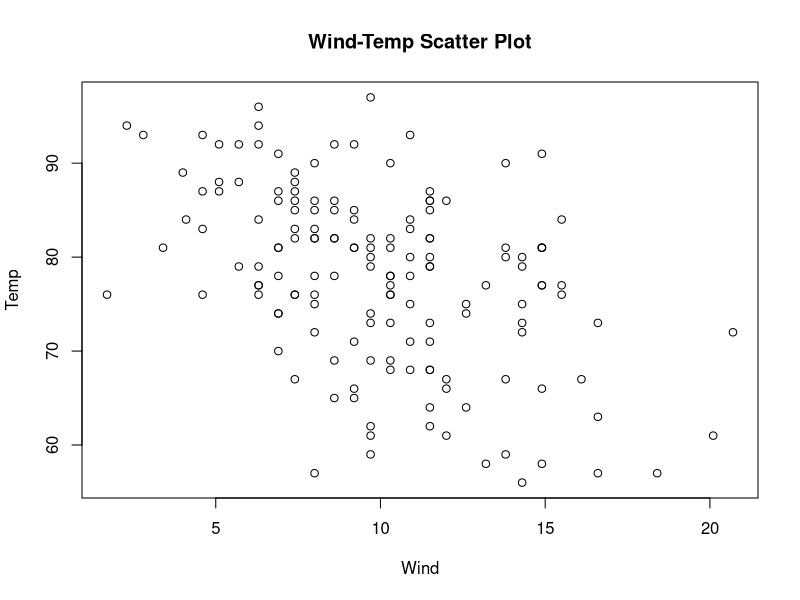
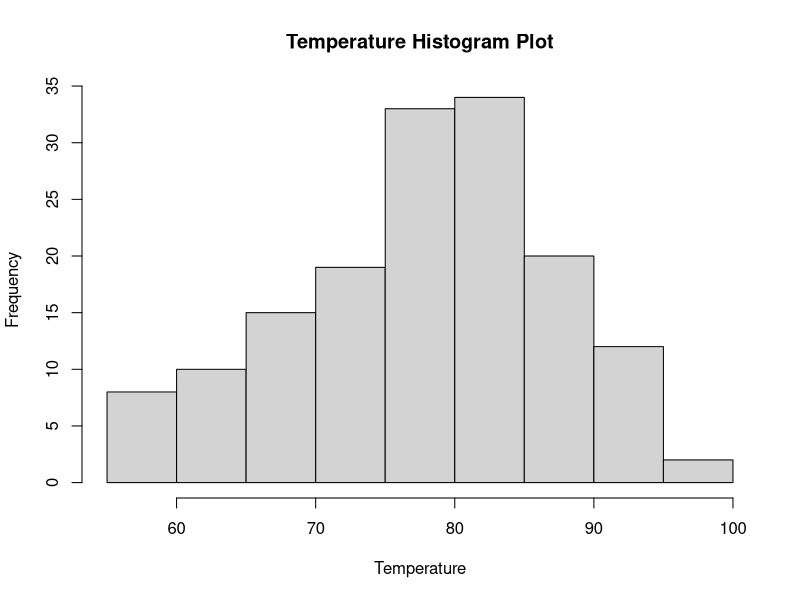

Write the R code that produced these figures, in order.
## ---- chunk 1
knitr::opts_chunk$set(echo = TRUE)
## ---- chunk 2
library(datasets)
plot(airquality$Wind, airquality$Temp, main = "Wind-Temp Scatter Plot", 
     xlab = "Wind", ylab = "Temp")
## ---- chunk 3
hist(airquality$Temp, main = "Temperature Histogram Plot", xlab = "Temperature")
